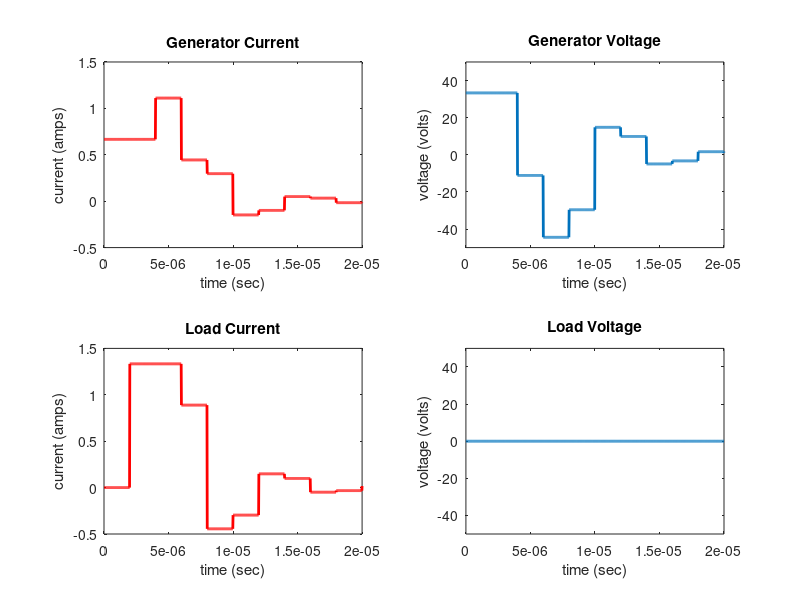

The MATLAB source for this figure:
% Transmission_Line_2
%
% This routine calculates the transient response of a pulsed
% transmission line.  SI units are used.  (Paul, Example 6.2)

% LINE PARAMETERS
length = 400;             % transmission line length
Z_0 = 50;                 % characteristic impedance
velocity = 2e8;           % propagation velocity

% GENERATOR AND LOAD PARAMETERS
Z_g = 100;                % input impedance
V_g = 100;                % input voltage
t_D = 6e-6;               % pulse duration
Z_L = 0;                  % load impedance

Total_Time = 20e-6;       % total time for the plot

Delta = 0:0.001:1.0;  tinc = 0.001*Total_Time;
Ndelay = round(t_D/tinc);
Ccomp = zeros(1,Ndelay);
time = Delta*Total_Time;   % the time axis is cut into increments
T = length/velocity;       % the transit time is calculated

% Time-independent coefficients
Gamma_g = (Z_g - Z_0)/(Z_g + Z_0);   % generator reflection coefficient
Gamma_L = (Z_L - Z_0)/(Z_L + Z_0);   % load reflection coefficient
I_fac = V_g/(Z_g + Z_0);             % current factor
V_fac = Z_0*I_fac;                   % voltage factor
C_f = Gamma_g*Gamma_L;               % concatenation coefficent

% Time-independent coefficients
Gamma_g = (Z_g - Z_0)/(Z_g + Z_0);   % generator reflection coefficient
Gamma_L = (Z_L - Z_0)/(Z_L + Z_0);   % load reflection coefficient
I_fac = V_g/(Z_g + Z_0);             % current factor
V_fac = Z_0*I_fac;                   % voltage factor
C_f = Gamma_g*Gamma_L;               % concatenation coefficent

% Time-dependent coefficients
M_g = floor(0.5*time/T);             % bounce number at the generator
M_L = floor(0.5*(time+T)/T);         % bounce number at the load
C_vec_g = C_f.^M_g;                  % generator concatenation vector
C_vec_L = C_f.^M_L;                  % load concatenation vector

% Time-dependent load and generator currents and voltages
I_vec_g = I_fac*(1.0 - C_f*C_vec_g ...
    - Gamma_L*(1.0 - C_vec_g))./(1.0 - C_f);  % generator current
I_vec_g = I_vec_g - [Ccomp, I_vec_g(1:1001-Ndelay)]; % back subtraction

V_vec_g = V_fac*(1.0 - C_f*C_vec_g ...
    + Gamma_L*(1.0 - C_vec_g))./(1.0 - C_f);  % generator voltage
V_vec_g = V_vec_g - [Ccomp, V_vec_g(1:1001-Ndelay)];  % back subtraction
    
I_vec_L = I_fac*((1.0 - Gamma_L)*(1.0 - C_vec_L))./(1.0 - C_f);
I_vec_L = I_vec_L - [Ccomp, I_vec_L(1:1001-Ndelay)];  % load current
                                              
V_vec_L = V_fac*((1.0 + Gamma_L)*(1.0 - C_vec_L))./(1.0 - C_f);
V_vec_L = V_vec_L - [Ccomp, V_vec_L(1:1001-Ndelay)];  % load voltage

% Plotting
figure;
subplot(2,2,1), plot(time,I_vec_g, '-r','LineWidth',2); 
    title('Generator Current'), xlabel('time (sec)'), 
    ylabel('current (amps)'), axis([0.0, Total_Time, -0.5, 1.5])
subplot(2,2,2), plot(time,V_vec_g,'LineWidth',2); 
    title('Generator Voltage'), xlabel('time (sec)'), 
    ylabel('voltage (volts)'), axis([0.0, Total_Time, -50, 50])
subplot(2,2,3), plot(time,I_vec_L, '-r', 'LineWidth',2); 
    title('Load Current'), xlabel('time (sec)'), 
    ylabel('current (amps)'), axis([0.0, Total_Time, -0.5, 1.5])
subplot(2,2,4), plot(time,V_vec_L,'LineWidth',2); 
    title('Load Voltage'), xlabel('time (sec)'), 
    ylabel('voltage (volts)'), axis([0.0, Total_Time, -50, 50])
